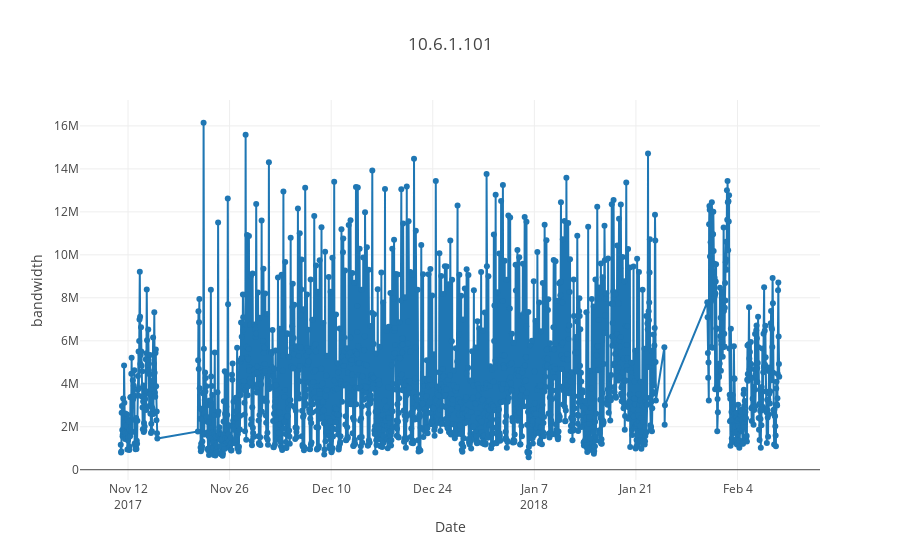

This figure's notebook cell:
### Markdown cell above
#### 1.

### Code cell
s = '10.6.1.101'
bw_df_1s = bw_df[(bw_df.source==s)]
plot_test(bw_df_1s.index,bw_df_1s.bw,s)

### Figure 1 — Plotly figure (JSON) as saved in the notebook; plotly's stock layout.template omitted (floating-point values rounded to 4 significant figures; data arrays with more than 128 entries replaced by an {"elided": "..."} marker saying what was removed)
{"data": [{"mode": "lines+markers", "name": "Actual", "type": "scatter", "x": {"elided": "1874 str values"}, "y": {"elided": "1874 float values"}}], "layout": {"title": "10.6.1.101", "xaxis": {"title": "Date"}, "yaxis": {"title": "bandwidth"}}}
